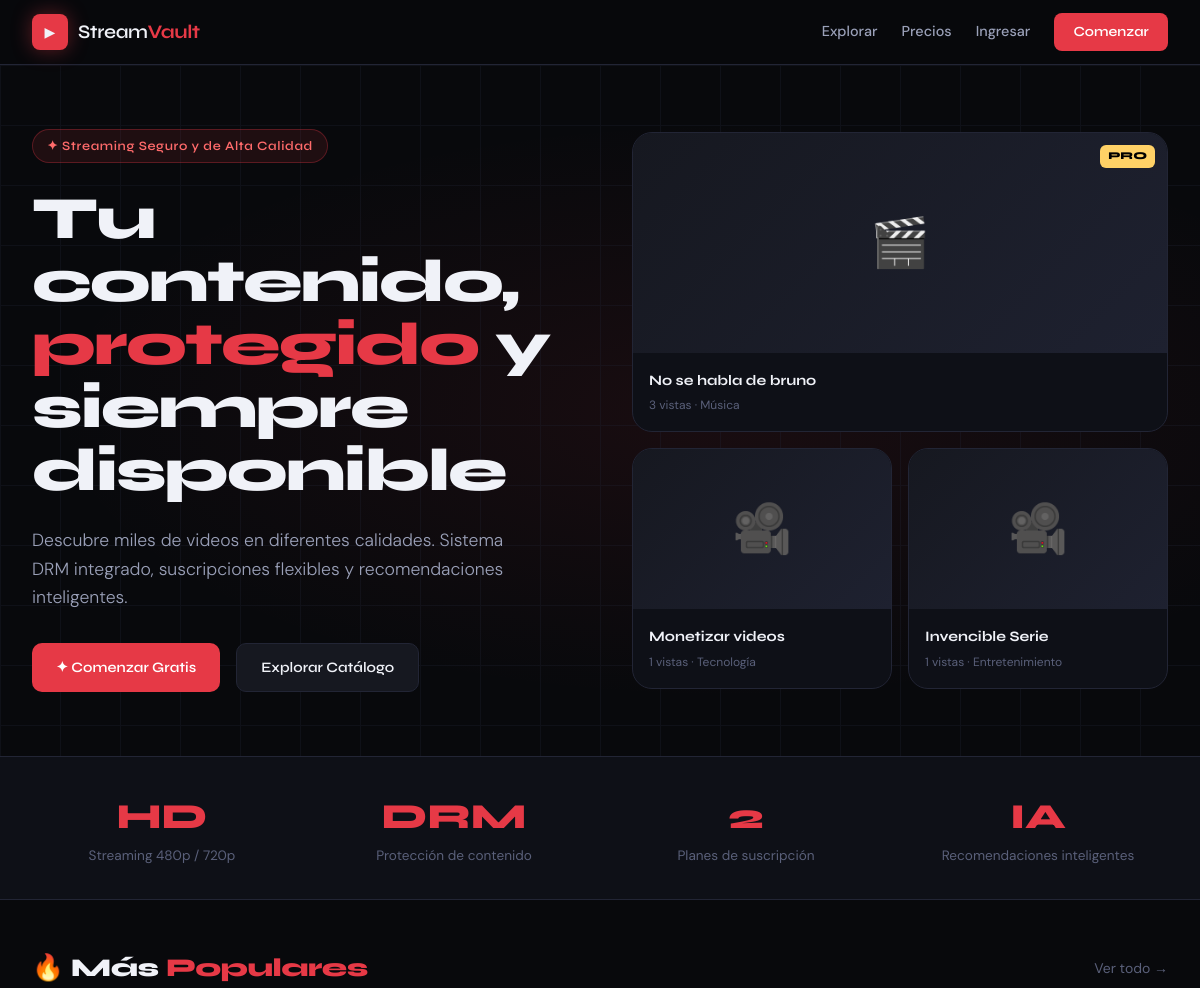
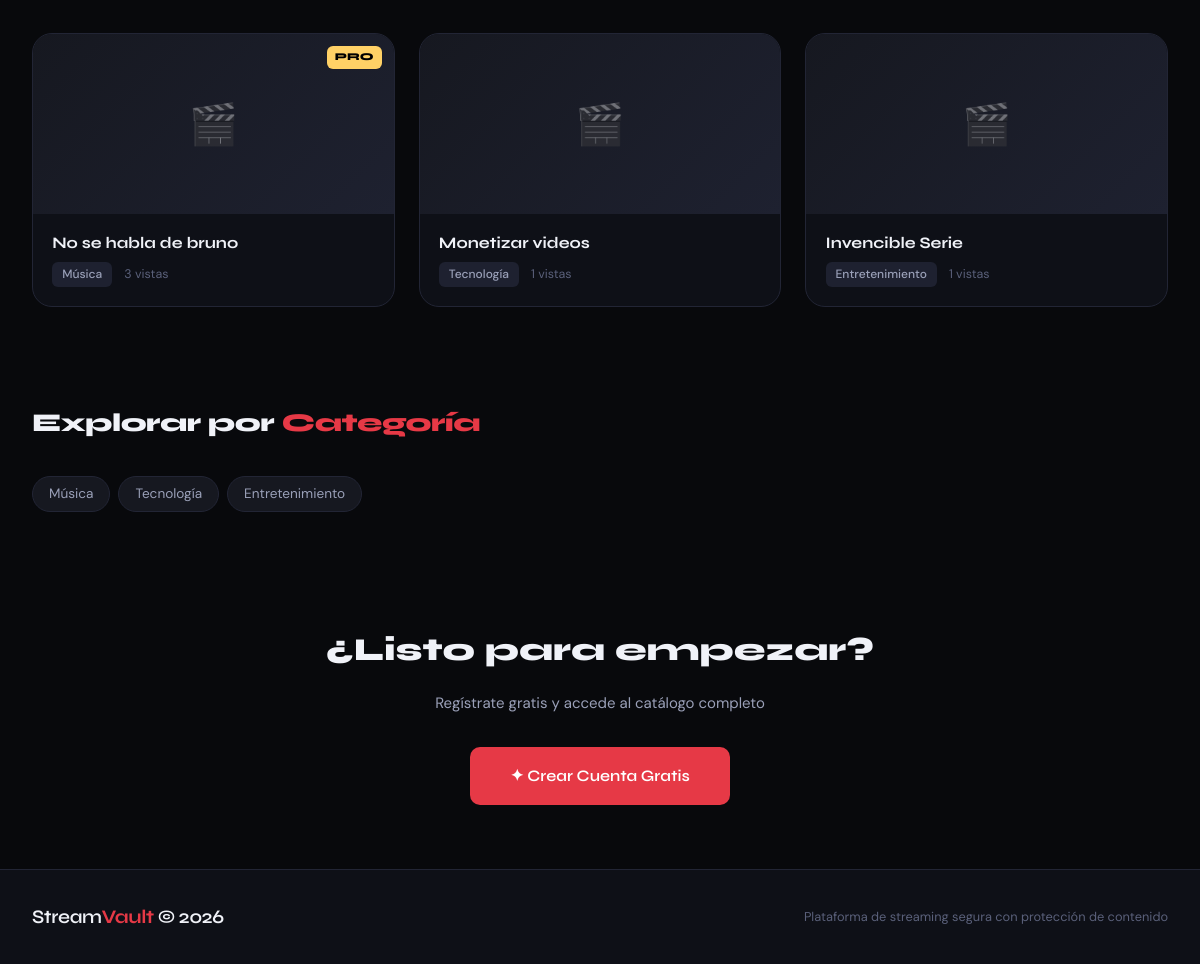
The page / on the database its author committed (2 pictures, top to bottom).
### app.py (models this page shows)
class Video(db.Model):
    id = db.Column(db.Integer, primary_key=True)
    title = db.Column(db.String(200), nullable=False)
    description = db.Column(db.Text, default='')
    category = db.Column(db.String(50), nullable=False)
    filename_480p = db.Column(db.String(200), default='')
    filename_720p = db.Column(db.String(200), default='')
    thumbnail = db.Column(db.String(200), default='')
    duration = db.Column(db.Integer, default=0)
    views = db.Column(db.Integer, default=0)
    is_premium = db.Column(db.Boolean, default=False)
    uploader_id = db.Column(db.Integer, db.ForeignKey('user.id'))
    created_at = db.Column(db.DateTime, default=datetime.utcnow)
    watch_histories = db.relationship('WatchHistory', backref='video', lazy=True)

### app.py (the view)
@app.route('/')
def index():
    user = get_current_user()
    featured = Video.query.order_by(Video.views.desc()).limit(6).all()
    categories = db.session.query(Video.category).distinct().all()
    categories = [c[0] for c in categories]
    return render_template('index.html', user=user, featured=featured, categories=categories)

### app.py (called while the page is built)
def get_current_user():
    if 'user_id' in session:
        return User.query.get(session['user_id'])
    return None

### templates/index.html (shortened to what this page needs)
{% extends "base.html" %}
{% block content %}
<section class="hero">
    <div class="hero-grid"></div>
    <div class="hero-inner">
        <div class="hero-content fade-up">
            <div class="hero-eyebrow">✦ Streaming Seguro y de Alta Calidad</div>
            <h1 class="hero-title">
                Tu contenido,<br>
                <span>protegido</span> y<br>
                siempre disponible
            </h1>
            <p class="hero-sub">
                Descubre miles de videos en diferentes calidades. Sistema DRM integrado, suscripciones flexibles y recomendaciones inteligentes.
            </p>
            <div class="hero-cta">
                {% if user %}
                <a href="/browse" class="btn btn-primary">▶ Explorar Videos</a>
                <a href="/upload" class="btn btn-secondary">↑ Subir Contenido</a>
                {% else %}
                <a href="/register" class="btn btn-primary">✦ Comenzar Gratis</a>
                <a href="/browse" class="btn btn-secondary">Explorar Catálogo</a>
                {% endif %}
            </div>
        </div>
        <div class="hero-visual fade-up-2">
            {% if featured %}
                {% for video in featured[:3] %}
                <div class="hero-card" onclick="location.href='/watch/{{ video.id }}'">
                    <div class="hero-card-thumb">
                        {% if video.thumbnail %}
                        <img src="/static/uploads/{{ video.thumbnail }}" alt="{{ video.title }}" style="width:100%;height:100%;object-fit:cover;">
                        {% else %}
                        <span>{{ '🎬' if loop.first else '🎥' }}</span>
                        {% endif %}
                    </div>
                    <div class="hero-card-info">
                        <div class="hero-card-title">{{ video.title[:50] }}</div>
                        <div class="hero-card-meta">{{ video.views }} vistas · {{ video.category }}</div>
                    </div>
                    {% if video.is_premium %}
                    <div class="premium-lock">PRO</div>
                    {% endif %}
                </div>
                {% endfor %}
            {% endif %}
        </div>
    </div>
</section>
<div class="stats-bar">
    <div class="stats-inner">
        <div>
            <div class="stat-num">HD</div>
            <div class="stat-label">Streaming 480p / 720p</div>
        </div>
        <div>
            <div class="stat-num">DRM</div>
            <div class="stat-label">Protección de contenido</div>
        </div>
        <div>
            <div class="stat-num">2</div>
            <div class="stat-label">Planes de suscripción</div>
        </div>
        <div>
            <div class="stat-num">IA</div>
            <div class="stat-label">Recomendaciones inteligentes</div>
        </div>
    </div>
</div>
{% if featured %}
<div class="section">
    <div class="section-header">
        <h2 class="section-title">🔥 Más <span>Populares</span></h2>
        <a href="/browse" class="see-all">Ver todo →</a>
    </div>
    <div class="video-grid">
        {% for video in featured %}
        <a href="/watch/{{ video.id }}" class="video-card">
            <div class="video-thumb">
                {% if video.thumbnail %}
                <img src="/static/uploads/{{ video.thumbnail }}" alt="{{ video.title }}">
                {% else %}
                <div class="thumb-placeholder">🎬</div>
                {% endif %}
                {% if video.is_premium %}
                <div class="premium-lock">PRO</div>
                {% endif %}
            </div>
            <div class="video-info">
                <div class="video-title">{{ video.title }}</div>
                <div class="video-meta">
                    <span class="category-tag">{{ video.category }}</span>
                    <span>{{ video.views }} vistas</span>
                </div>
            </div>
        </a>
        {% endfor %}
    </div>
</div>
{% endif %}
{% if categories %}
<div class="section">
    <div class="section-header">
        <h2 class="section-title">Explorar por <span>Categoría</span></h2>
    </div>
    <div class="category-filters">
        {% for cat in categories %}
        <a href="/browse?category={{ cat }}" class="cat-filter">{{ cat }}</a>
        {% endfor %}
    </div>
</div>
{% endif %}
{% if not user %}
<div class="section" style="text-align:center; padding: 4rem 2rem;">
    <h2 style="font-size:2rem; font-weight:800; margin-bottom:1rem;">¿Listo para empezar?</h2>
    <p style="color:var(--text-2); margin-bottom:2rem;">Regístrate gratis y accede al catálogo completo</p>
    <a href="/register" class="btn btn-primary" style="font-size:1rem; padding: 1rem 2.5rem;">✦ Crear Cuenta Gratis</a>
</div>
{% endif %}
{% endblock %}

### templates/base.html (shortened to what this page needs)
<!DOCTYPE html>
<html lang="es">
<head>
    <link rel="stylesheet" href="{{ url_for('static', filename='css/main.css') }}">
</head>
<body>
    <nav class="navbar">
        <div class="nav-inner">
            <a href="/" class="logo">
                <span class="logo-icon">▶</span>
                <span class="logo-text">Stream<strong>Vault</strong></span>
            </a>
            <div class="nav-links">
                <a href="/browse" class="nav-link">Explorar</a>
                {% if user %}
                    {% if user.subscription == 'free' %}
                    <a href="/pricing" class="nav-link premium-badge">✦ Premium</a>
                    {% endif %}
                    <a href="/upload" class="nav-link">Subir</a>
                    <div class="nav-user">
                        <div class="avatar-pill">
                            <span class="avatar-letter">{{ user.username[0].upper() }}</span>
                            <span class="username-text">{{ user.username }}</span>
                            {% if user.subscription == 'premium' %}
                            <span class="sub-badge">PRO</span>
                            {% endif %}
                        </div>
                        <div class="dropdown">
                            <a href="/profile">Mi Perfil</a>
                            <a href="/dashboard">Mis Videos</a>
                            <a href="/api/logout" class="logout-link">Cerrar Sesión</a>
                        </div>
                    </div>
                {% else %}
                    <a href="/pricing" class="nav-link">Precios</a>
                    <a href="/login" class="nav-link">Ingresar</a>
                    <a href="/register" class="btn-nav">Comenzar</a>
                {% endif %}
            </div>
        </div>
    </nav>
    <main>
        {% block content %}{% endblock %}
    </main>
    <footer class="footer">
        <div class="footer-inner">
            <span class="logo-text">Stream<strong>Vault</strong> © 2026</span>
            <p>Plataforma de streaming segura con protección de contenido</p>
        </div>
    </footer>
</body>
</html>

### rows shown on the page
Video: first "🎬", title "No se habla de bruno", views "3", category "Música", is_premium "PRO"
Video: first "🎥", title "Monetizar videos", views "1", category "Tecnología"
Video: first "🎥", title "Invencible Serie", views "1", category "Entretenimiento"

### other values the page prints
{{ cat }} "Música" "Tecnología" "Entretenimiento"
